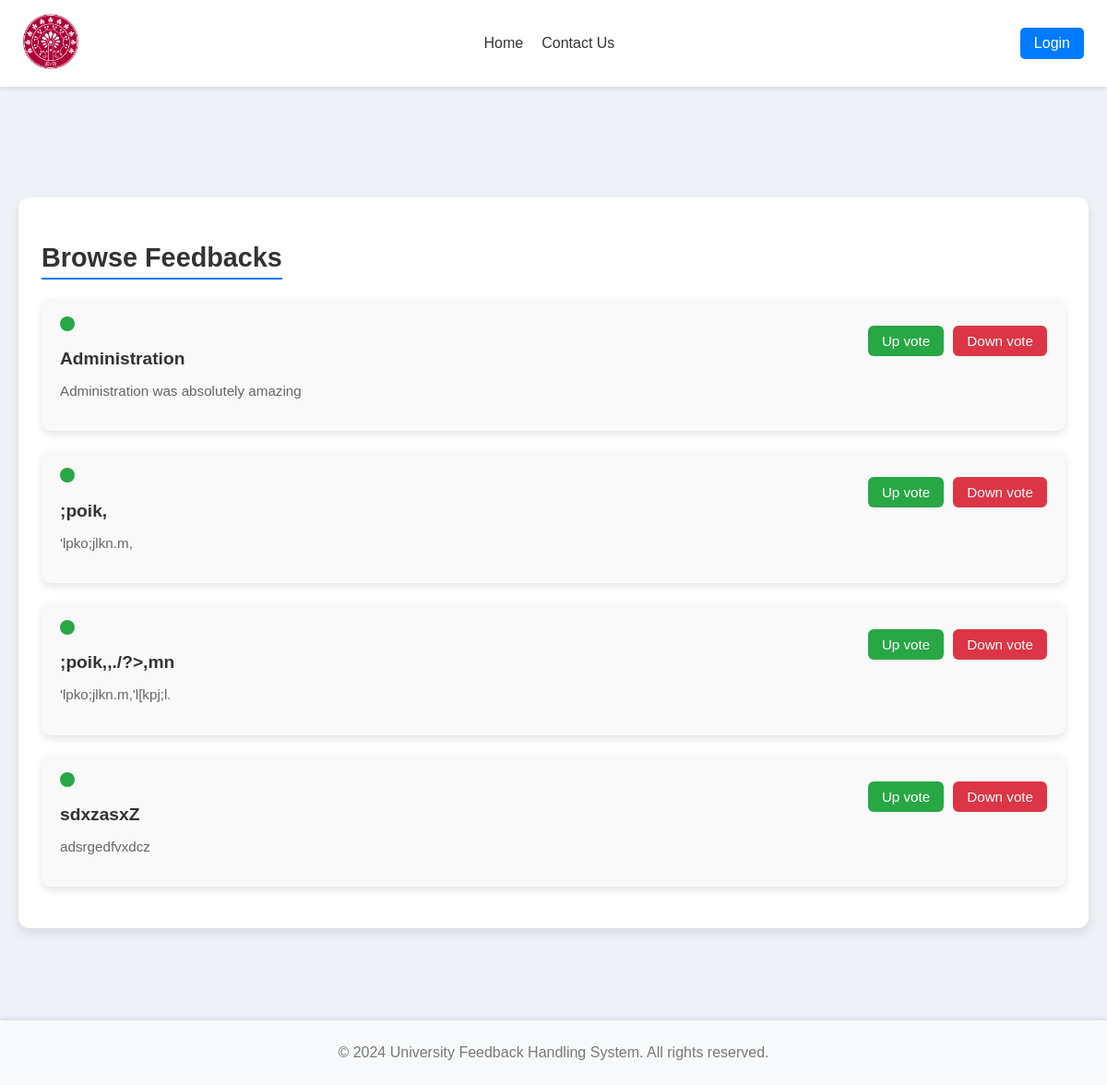
Page /browes-feedbacks on the earlier database version.
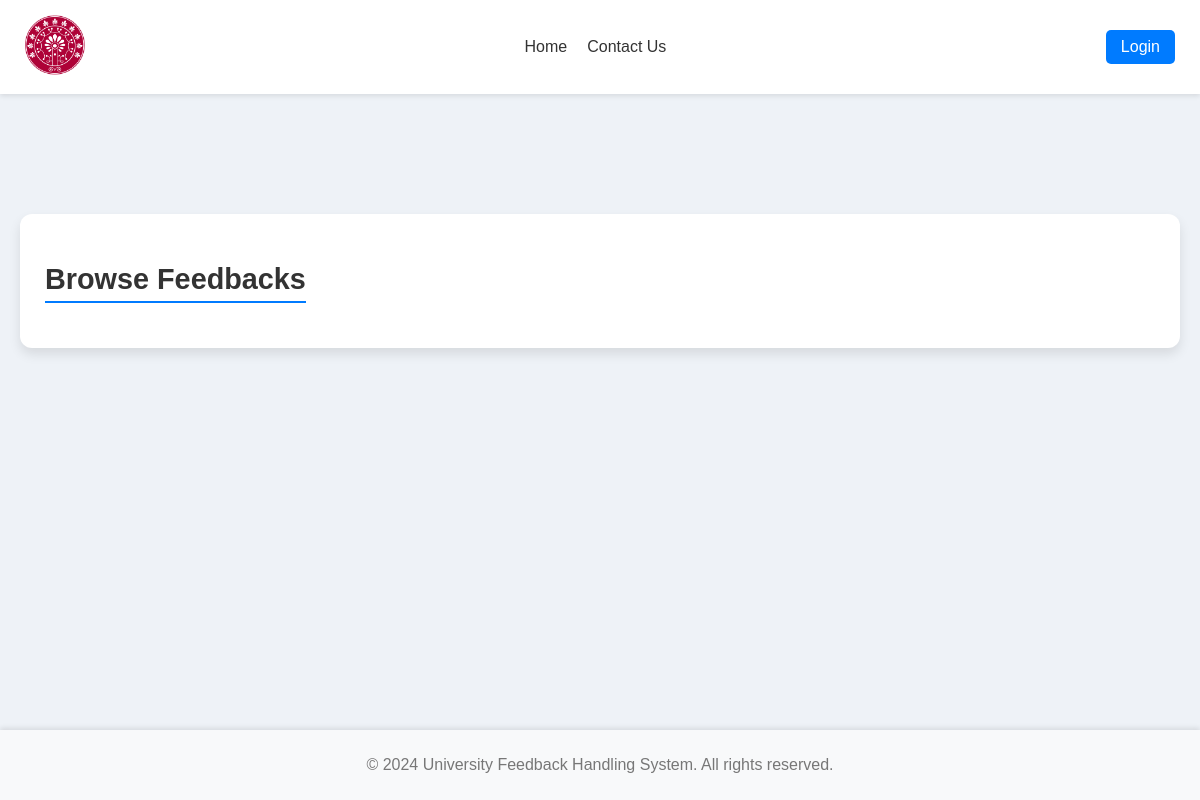
Same page on the later database version.
### feedbacks/models.py (models this page shows, shortened)
class Feedback(models.Model):
    user = models.ForeignKey(User, on_delete=models.CASCADE)  # Link feedback to a user
    topic = models.CharField(max_length=100)  # Topic of feedback
    message = models.TextField()  # Feedback message
    created_at = models.DateTimeField(auto_now_add=True)  # Auto-set creation date

### pages/views.py (the view)
# urls.py: path("browes-feedbacks",views.browes, name ="browes_feedbacks"),
def browes(request):
    feedback_list = Feedback.objects.all()  # Optional: To display existing feedbacks
    return render(request, 'pages/browes_feedbacks.html', {'feedback_list': feedback_list})

### templates/pages/browes_feedbacks.html (shortened to what this page needs)
{% extends 'parts/base.html' %}
{% load static %}
{% load widget_tweaks %}
{% block css_files %}
    <link rel="stylesheet" href="{% static "browes_feedbacks.css" %}">
{% endblock %}
{% block content %}
    <div class="section">
        <h2>Browse Feedbacks</h2>
        {% for feedback in feedback_list %}
            <div class="complaint">
                <div class="feedback_flex">
                    <div class="status-circle status-open"></div>
                    <div class="content">
                        <h3>{{feedback.topic}}</h3>
                        <p>{{feedback.message}}</p>
                    </div>
                </div>
                <div class="actions">
                    <button class="upvote">Up vote</button>
                    <button class="downvote">Down vote</button>
                </div>
            </div>
        {% endfor %}
{% endblock %}

### templates/parts/base.html (shortened to what this page needs)
{% load static %}
<!DOCTYPE html>
<html lang="en">
    <head>
        <link rel="stylesheet" href="{% static "base.css" %}">
        {% block css_files %}{% endblock %}
    </head>
    <body>
    <div class="wrapper">
        <header>
            <nav class="navbar">
                <a href="/home">
                    <img src="{% static "images/AUIB.png"%}" class="logo">
                </a>
                <div class="menu">
                    <a href="/home">Home</a>
                    <a href="/contact-us.html">Contact Us</a>
                </div>
                <div class="login_class">
                {% if user.is_authenticated %}
                    <p class="login_class_child">{{ user.first_name|capfirst }}</p>
                    <a href="{% url 'logout' %}" class="button">logout</a>
                {% else %}
                    <a href="{% url 'login:login_page' %}" class="button">Login</a>
                {% endif %}
                </div>
            </nav>
        </header>
        <main>
        {% block content %}
        {% endblock %}
        </main>
        <footer>
            <div>
                <p>&copy; 2024 University Feedback Handling System. All rights reserved.</p>
            </div>
        </footer>
    </div>
    </body>
</html>

### static/base.css (style rules this page uses)
html, body { height:100%; margin: 0; font-family: Arial, sans-serif; background-color: #eef2f7; }
a { text-decoration: none; }
.wrapper { display: flex; flex-direction: column; min-height: 100vh; }
main { flex: 1; padding: 20px; }
footer { margin-top: 50px; text-align: center; color: #777; padding: 10px; background-color: #f8f9fa; box-shadow: 0 -2px 5px rgba(0, 0, 0, 0.1); }
.navbar { display: flex; justify-content: space-between; align-items: center; padding: 15px 25px; background-color: #ffffff; box-shadow: 0 2px 5px rgba(0, 0, 0, 0.1); margin: 0; margin-bottom: 100px; }
.navbar .logo { width: 60px; height: auto; transition: transform 0.3s ease; background-color: transparent; }
.navbar .menu { display: flex; gap: 20px; }
.navbar .menu a { text-decoration: none; color: #333; font-size: 16px; }
.navbar .button { padding: 8px 15px; background-color: #007BFF; color: white; border: none; border-radius: 5px; cursor: pointer; text-decoration: none; }
.login_class { display: flex; }

### static/browes_feedbacks.css (style rules this page uses)
.section { margin-bottom: 30px; padding: 25px; background-color: #fff; border-radius: 12px; box-shadow: 0 6px 12px rgba(0, 0, 0, 0.1); transition: transform 0.2s ease; }
.section h2 { margin-bottom: 20px; font-size: 1.8rem; color: #333; border-bottom: 2px solid #007BFF; display: inline-block; padding-bottom: 5px; }

Differences in the rows shown:
removed Feedback: topic "Administration", message "Administration was absolutely amazing"
removed Feedback: topic ";poik,", message "'lpko;jlkn.m,"
removed Feedback: topic ";poik,,./?>,mn", message "'lpko;jlkn.m,'l[kpj;l."
removed Feedback: topic "sdxzasxZ", message "adsrgedfvxdcz"
